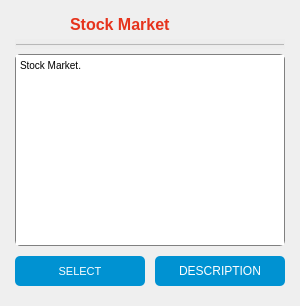
         <widget class="QWidget" name="financialWidget" native="true">
          <property name="sizePolicy">
           <sizepolicy hsizetype="Maximum" vsizetype="Maximum">
            <horstretch>0</horstretch>
            <verstretch>0</verstretch>
           </sizepolicy>
          </property>
          <property name="minimumSize">
           <size>
            <width>300</width>
            <height>300</height>
           </size>
          </property>
          <property name="autoFillBackground">
           <bool>false</bool>
          </property>
          <property name="styleSheet">
           <string notr="true">QWidget#financialWidget {
	background: rgb(255, 255, 255);
	border-radius: 15px;
	border: 1px solid grey;
}
</string>
          </property>
          <layout class="QGridLayout" name="gridLayout_4" rowstretch="0,0,0,0,0" columnstretch="0,0">
           <property name="leftMargin">
            <number>15</number>
           </property>
           <property name="topMargin">
            <number>15</number>
           </property>
           <property name="rightMargin">
            <number>15</number>
           </property>
           <property name="bottomMargin">
            <number>15</number>
           </property>
           <property name="spacing">
            <number>5</number>
           </property>
           <item row="1" column="0" colspan="2">
            <layout class="QHBoxLayout" name="horizontalLayout_8" stretch="2,4,1">
             <property name="spacing">
              <number>5</number>
             </property>
             <property name="topMargin">
              <number>0</number>
             </property>
             <property name="rightMargin">
              <number>10</number>
             </property>
             <item>
              <widget class="QLabel" name="label_6">
               <property name="sizePolicy">
                <sizepolicy hsizetype="Fixed" vsizetype="Fixed">
                 <horstretch>0</horstretch>
                 <verstretch>0</verstretch>
                </sizepolicy>
               </property>
               <property name="minimumSize">
                <size>
                 <width>0</width>
                 <height>0</height>
                </size>
               </property>
               <property name="maximumSize">
                <size>
                 <width>50</width>
                 <height>50</height>
                </size>
               </property>
               <property name="text">
                <string/>
               </property>
               <property name="pixmap">
                <pixmap>Images/financial.png</pixmap>
               </property>
               <property name="scaledContents">
                <bool>true</bool>
               </property>
               <property name="alignment">
                <set>Qt::AlignCenter</set>
               </property>
              </widget>
             </item>
             <item>
              <widget class="QLabel" name="titleLabel2">
               <property name="font">
                <font>
                 <pointsize>12</pointsize>
                 <weight>75</weight>
                 <bold>true</bold>
                </font>
               </property>
               <property name="styleSheet">
                <string notr="true">color: #e6331c;</string>
               </property>
               <property name="text">
                <string>Stock Market</string>
               </property>
               <property name="alignment">
                <set>Qt::AlignLeading|Qt::AlignLeft|Qt::AlignVCenter</set>
               </property>
              </widget>
             </item>
             <item>
              <widget class="QLabel" name="infoLabel2">
               <property name="sizePolicy">
                <sizepolicy hsizetype="Maximum" vsizetype="Maximum">
                 <horstretch>0</horstretch>
                 <verstretch>0</verstretch>
                </sizepolicy>
               </property>
               <property name="maximumSize">
                <size>
                 <width>25</width>
                 <height>25</height>
                </size>
               </property>
               <property name="cursor">
                <cursorShape>WhatsThisCursor</cursorShape>
               </property>
               <property name="toolTip">
                <string extracomment="Info"/>
               </property>
               <property name="styleSheet">
                <string notr="true"/>
               </property>
               <property name="text">
                <string/>
               </property>
               <property name="pixmap">
                <pixmap>Images/info.png</pixmap>
               </property>
               <property name="scaledContents">
                <bool>true</bool>
               </property>
               <property name="alignment">
                <set>Qt::AlignRight|Qt::AlignTop|Qt::AlignTrailing</set>
               </property>
              </widget>
             </item>
            </layout>
           </item>
           <item row="4" column="0" colspan="2">
            <layout class="QHBoxLayout" name="horizontalLayout_9">
             <property name="spacing">
              <number>10</number>
             </property>
             <property name="topMargin">
              <number>5</number>
             </property>
             <property name="bottomMargin">
              <number>5</number>
             </property>
             <item>
              <widget class="QPushButton" name="selectButton2">
               <property name="minimumSize">
                <size>
                 <width>0</width>
                 <height>30</height>
                </size>
               </property>
               <property name="font">
                <font>
                 <pointsize>8</pointsize>
                </font>
               </property>
               <property name="cursor">
                <cursorShape>PointingHandCursor</cursorShape>
               </property>
               <property name="autoFillBackground">
                <bool>false</bool>
               </property>
               <property name="styleSheet">
                <string notr="true">background-color: #0092d2;
color: white;
border-radius: 5px;</string>
               </property>
               <property name="text">
                <string>SELECT</string>
               </property>
              </widget>
             </item>
             <item>
              <widget class="QPushButton" name="descriptionButton2">
               <property name="minimumSize">
                <size>
                 <width>0</width>
                 <height>30</height>
                </size>
               </property>
               <property name="cursor">
                <cursorShape>PointingHandCursor</cursorShape>
               </property>
               <property name="styleSheet">
                <string notr="true">background-color: #0092d2;
color: white;
border-radius: 5px;</string>
               </property>
               <property name="text">
                <string>DESCRIPTION</string>
               </property>
              </widget>
             </item>
            </layout>
           </item>
           <item row="3" column="0" colspan="2">
            <widget class="QTextBrowser" name="textBrowser_3">
             <property name="sizePolicy">
              <sizepolicy hsizetype="Expanding" vsizetype="Expanding">
               <horstretch>2</horstretch>
               <verstretch>0</verstretch>
              </sizepolicy>
             </property>
             <property name="styleSheet">
              <string notr="true">border: 1px solid grey;
border-radius: 5px;</string>
             </property>
             <property name="frameShadow">
              <enum>QFrame::Sunken</enum>
             </property>
             <property name="verticalScrollBarPolicy">
              <enum>Qt::ScrollBarAsNeeded</enum>
             </property>
             <property name="horizontalScrollBarPolicy">
              <enum>Qt::ScrollBarAlwaysOff</enum>
             </property>
             <property name="autoFormatting">
              <set>QTextEdit::AutoBulletList</set>
             </property>
             <property name="markdown">
              <string>Stock Market.

</string>
             </property>
             <property name="html">
              <string>&lt;!DOCTYPE HTML PUBLIC &quot;-//W3C//DTD HTML 4.0//EN&quot; &quot;http://www.w3.org/TR/REC-html40/strict.dtd&quot;&gt;
&lt;html&gt;&lt;head&gt;&lt;meta name=&quot;qrichtext&quot; content=&quot;1&quot; /&gt;&lt;style type=&quot;text/css&quot;&gt;
p, li { white-space: pre-wrap; }
&lt;/style&gt;&lt;/head&gt;&lt;body style=&quot; font-family:'MS Shell Dlg 2'; font-size:7.8pt; font-weight:400; font-style:normal;&quot;&gt;
&lt;p style=&quot; margin-top:5px; margin-bottom:5px; margin-left:0px; margin-right:0px; -qt-block-indent:0; text-indent:0px;&quot;&gt;Stock Market.&lt;/p&gt;&lt;/body&gt;&lt;/html&gt;</string>
             </property>
            </widget>
           </item>
           <item row="2" column="0" colspan="2">
            <widget class="Line" name="line_5">
             <property name="sizePolicy">
              <sizepolicy hsizetype="Expanding" vsizetype="Minimum">
               <horstretch>0</horstretch>
               <verstretch>0</verstretch>
              </sizepolicy>
             </property>
             <property name="minimumSize">
              <size>
               <width>0</width>
               <height>10</height>
              </size>
             </property>
             <property name="font">
              <font>
               <weight>50</weight>
               <bold>false</bold>
              </font>
             </property>
             <property name="styleSheet">
              <string notr="true">background: rgba(0, 0, 0, 0.01);</string>
             </property>
             <property name="lineWidth">
              <number>1</number>
             </property>
             <property name="midLineWidth">
              <number>1</number>
             </property>
             <property name="orientation">
              <enum>Qt::Horizontal</enum>
             </property>
            </widget>
           </item>
          </layout>
         </widget>
